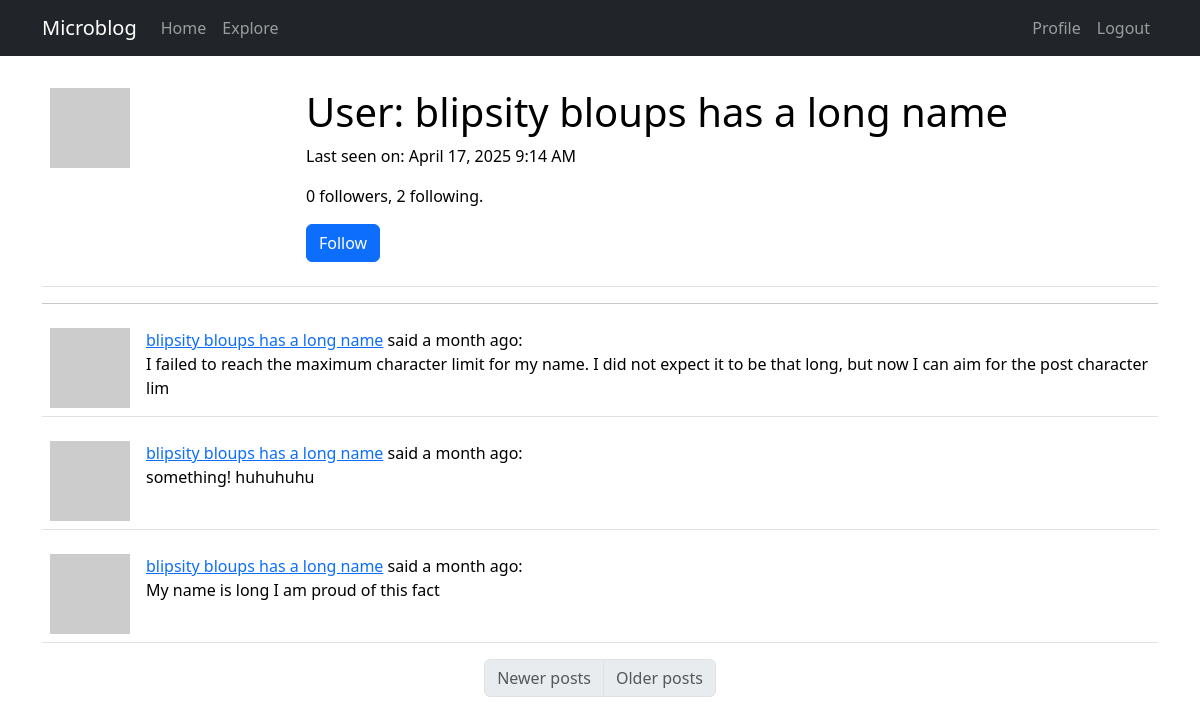
/user/blipsity bloups has a long name (signed in), run on an earlier commit of the app's database.
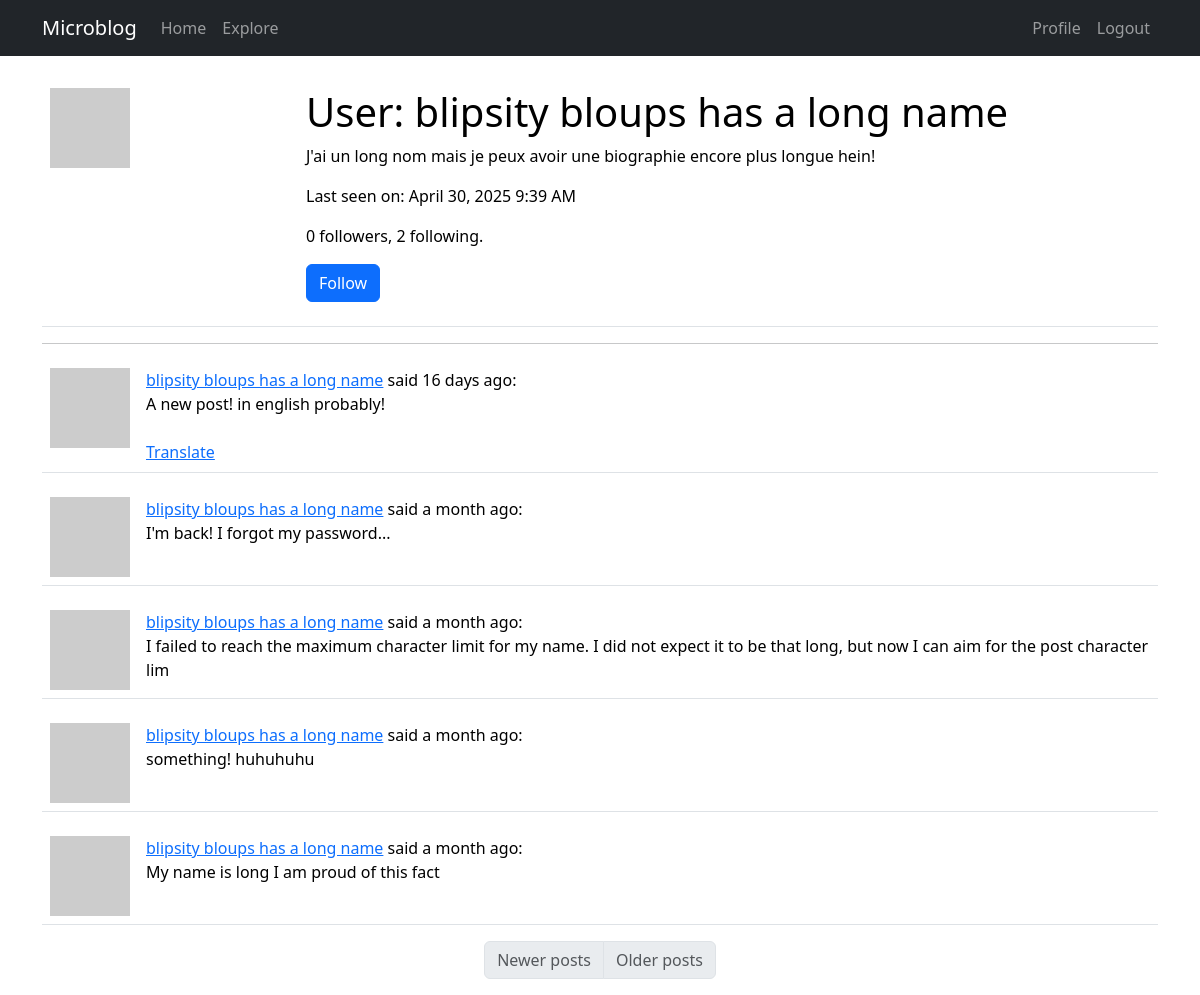
And on a later commit of the database.
### app/models.py (models this page shows, shortened)
class User(UserMixin, db.Model):
    id: so.Mapped[int] = so.mapped_column(primary_key=True)
    username: so.Mapped[str] = so.mapped_column(sa.String(64), index=True, unique=True)
    email: so.Mapped[str] = so.mapped_column(sa.String(120), index=True, unique=True)
    password_hash: so.Mapped[Optional[str]] = so.mapped_column(sa.String(256))
    posts: so.WriteOnlyMapped["Post"] = so.relationship(back_populates="author")
    about_me: so.Mapped[Optional[str]] = so.mapped_column(sa.String(140))
    last_seen: so.Mapped[Optional[datetime]] = so.mapped_column(
        default=lambda: datetime.now(timezone.utc)
    )
    following: so.WriteOnlyMapped["User"] = so.relationship(
        secondary=followers,
        primaryjoin=(followers.c.follower_id == id),
        secondaryjoin=(followers.c.followed_id == id),
        back_populates="followers",
    )
    followers: so.WriteOnlyMapped["User"] = so.relationship(
        secondary=followers,
        primaryjoin=(followers.c.followed_id == id),
        secondaryjoin=(followers.c.follower_id == id),
        back_populates="following",
    )
    def avatar(self, size):
        digest = md5(self.email.lower().encode("utf-8")).hexdigest()
        return f"https://www.gravatar.com/avatar/{digest}?d=identicon&s={size}"
    def is_following(self, user):
        query = self.following.select().where(
            User.id == user.id
        )  # ? works with self.id ?
        return db.session.scalar(query) is not None
    def followers_count(self):
        query = sa.select(sa.func.count()).select_from(
            self.followers.select().subquery()
        )
        return db.session.scalar(query)
    def following_count(self):
        query = sa.select(sa.func.count()).select_from(
            self.following.select().subquery()
        )
        return db.session.scalar(query)

class Post(db.Model):
    id: so.Mapped[int] = so.mapped_column(primary_key=True)
    body: so.Mapped[str] = so.mapped_column(sa.String(140))
    timestamp: so.Mapped[datetime] = so.mapped_column(
        index=True, default=lambda: datetime.now(timezone.utc)
    )
    user_id: so.Mapped[int] = so.mapped_column(sa.ForeignKey(User.id), index=True)
    author: so.Mapped[User] = so.relationship(back_populates="posts")
    language: so.Mapped[Optional[str]] = so.mapped_column(sa.String(5))

### app/main/routes.py (the view)
@bp.route("/user/<username>")
@login_required
def user(username):
    user = db.first_or_404(sa.select(User).where(User.username == username))
    page = request.args.get(key="page", default=1, type=int)
    query = user.posts.select().order_by(Post.timestamp.desc())
    posts = db.paginate(
        query, page=page, per_page=current_app.config["POSTS_PER_PAGE"], error_out=False
    )
    prev_url = (
        url_for("main.user", username=username, page=posts.prev_num)
        if posts.has_prev
        else None
    )
    next_url = (
        url_for("main.user", username=username, page=posts.next_num)
        if posts.has_next
        else None
    )
    form = EmptyForm()
    return render_template(
        "user.html",
        title=_("Profile"),
        user=user,
        posts=posts,
        form=form,
        prev_url=prev_url,
        next_url=next_url,
    )

### app/main/forms.py
class EmptyForm(FlaskForm):
    submit = SubmitField(_l("Submit"))

### app/__init__.py (called while the page is built)
def get_locale():
    return request.accept_languages.best_match(current_app.config["LANGUAGES"])

### app/main/routes.py (called while the page is built)
@bp.before_app_request
def before_request():
    if current_user.is_authenticated:
        current_user.last_seen = datetime.now(timezone.utc)
        db.session.commit()
    g.locale = get_locale()

### app/models.py (called while the page is built)
@login.user_loader
def load_user(id):
    return db.session.get(User, int(id))

### app/templates/user.html (shortened to what this page needs)
{% extends 'base.html' %}
{% import "bootstrap_wtf.html" as wtf %}
{% block content %}
<table class="table table-hover">
  <tr valign="top">
    <td width="256px"><img src="{{ user.avatar(256) }}"></td>
    <td>
      <h1>{{_("User")}}: {{ user.username }}</h1>
      {% if user.about_me %}
      <p>{{ user.about_me }}</p>
      {% endif %}
      {% if user.last_seen %}
      <p>{{_("Last seen on")}}: {{ moment(user.last_seen).format("LLL") }}</p>
      {% endif %}
      <p>{{ user.followers_count() }} {{_("followers")}}, {{ user.following_count() }} {{_("following")}}.</p>
      {% if user==current_user %}
      <p><a href="{{ url_for('main.edit_profile') }}">{{_("Edit your profile")}}</a></p>
      {% elif not current_user.is_following(user) %}
      <p>
      <form action="{{ url_for('main.follow', username=user.username) }}" method="post">
        {{ form.submit(value=_("Follow"), class="btn btn-primary") }}
      </form>
      </p>
      {% endif %}
    </td>
  </tr>
</table>
<hr>
{% for post in posts %}
{% include '_post.html' %}
{% endfor %}
<nav aria-label="Post navigation">
  <ul class="pagination justify-content-center">
    <li class="page-item {% if not prev_url %} disabled{% endif %}">
      <a class="page-link" href="{{ prev_url }}">{{_("Newer posts")}}</a>
    </li>
    <li class=" page-item {% if not next_url %} disabled{% endif %}">
        <a class="page-link" href="{{ next_url }}">{{_("Older posts")}}</a>
    </li>
  </ul>
</nav>
{% endblock %}

### app/templates/base.html (shortened to what this page needs)
<!doctype html>
<html lang="en">
<head>
    <link href="https://cdn.jsdelivr.net/npm/bootstrap@5.3.2/dist/css/bootstrap.min.css" rel="stylesheet"
>
</head>
<body>
    <nav class="navbar navbar-expand-lg navbar-dark bg-dark">
        <div class="container">
            <a class="navbar-brand" href="{{ url_for('main.index') }}">Microblog</a>
            <div class="collapse navbar-collapse" id="navbarSupportedContent">
                <ul class="navbar-nav me-auto mb-2 mb-lg-0">
                    <li class="nav-item">
                        <a class="nav-link" aria-current="page" href="{{ url_for('main.index') }}">
                            {{_("Home")}}</a>
                    </li>
                    <li class="nav-item">
                        <a class="nav-link" aria-current="page" href="{{ url_for('main.explore') }}">
                            {{_("Explore")}}</a>
                    </li>
                </ul>
                <ul class="navbar-nav mb-2 mb-lg-0">
                    {% if current_user.is_anonymous %}
                    <li class="nav-item">
                        <a class="nav-link" aria-current="page" href="{{ url_for('auth.login') }}">
                            {{_("Login")}}</a>
                    </li>
                    {% else %}
                    <li class="nav-item">
                        <a class="nav-link" aria-current="page"
                            href="{{ url_for('main.user', username=current_user.username) }}">
                            {{_("Profile")}}</a>
                    </li>
                    <li class="nav-item">
                        <a class="nav-link" aria-current="page" href="{{ url_for('auth.logout') }}">
                            {{_("Logout")}}</a>
                    </li>
                    {% endif %}
                </ul>
            </div>
        </div>
    </nav>
    <br>
    <div class="container">
        {% block content %}{% endblock %}
    </div>
</body>
</html>

### app/templates/_post.html
<table class="table table-hover">
    <tr valign="top">
        <td width="70px">
            <a href="{{ url_for('main.user', username=post.author.username) }}">
                <img src="{{ post.author.avatar(36) }}"></a>
        </td>
        <td>
            <a href="{{ url_for('main.user', username=post.author.username) }}">
                {{ post.author.username }}</a>
            {{_("said")}} {{ moment(post.timestamp).fromNow() }}:
            <br>
            <span id="post{{ post.id }}">{{ post.body }}</span>
            {% if post.language and post.language != g.locale %}
            <br><br>
            <span id="translation{{ post.id }}"> <a href="javascript:translate('post{{post.id}}',
                    'translation{{post.id}}',
                    '{{post.language}}',
                    '{{g.locale}}')">{{_("Translate")}}</a>
            </span>
            {% endif %}
        </td>
    </tr>
</table>

What changed in the data, as far as the page shows it:
changed User "blipsity bloups has a long name": about_me (not shown) → "J'ai un long nom mais je peux avoir une biographie encore plus longue hein!"; last_seen "April 17, 2025 9:14 AM" → "April 30, 2025 9:39 AM"
added Post: author.username "blipsity bloups has a long name", timestamp "16 days ago", body "A new post! in english probably!"
added Post: author.username "blipsity bloups has a long name", timestamp "a month ago", body "I'm back! I forgot my password..."
